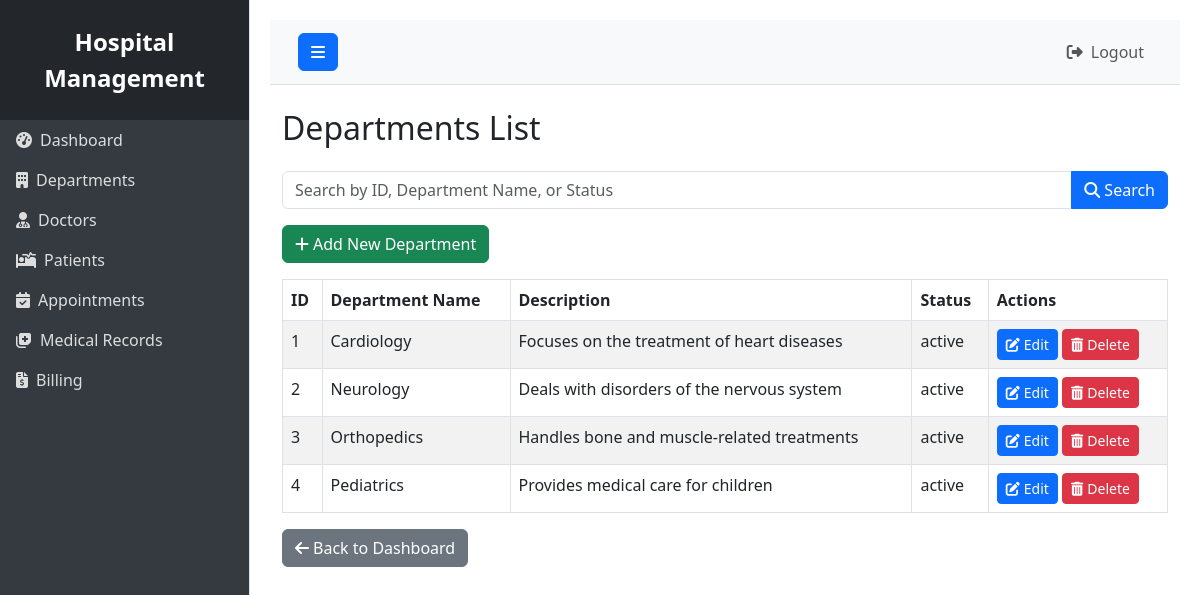
Screenshot of /departments/view_departments.php (signed in) with the database file from the repository.
### tables this page shows
CREATE TABLE `Departments` (
  `dept_id` int(11) NOT NULL,
  `name` varchar(100) NOT NULL,
  `description` text DEFAULT NULL,
  `status` enum('active','inactive') DEFAULT 'active'
);

### departments/view_departments.php (the view)
<?php
include('../includes/header.php');
include('../includes/sidebar.php');
include('../db.php');
$searchQuery = isset($_GET['search']) ? $conn->real_escape_string($_GET['search']) : "";
$query = "SELECT * FROM Departments
          WHERE dept_id LIKE '%$searchQuery%'
             OR name LIKE '%$searchQuery%'
             OR status LIKE '%$searchQuery%'
          ORDER BY dept_id ASC";
$result = $conn->query($query);
?>
<div class="container-fluid mt-4">
    <h2 class="mb-4">Departments List</h2>
    <form method="get" class="mb-3">
        <div class="input-group">
            <input type="text" name="search" class="form-control" placeholder="Search by ID, Department Name, or Status" value="<?php echo htmlspecialchars($searchQuery); ?>">
            <button class="btn btn-primary" type="submit">
                <i class="fas fa-search me-1"></i>Search
            </button>
        </div>
    </form>
    <a href="add.php" class="btn btn-success mb-3">
        <i class="fas fa-plus me-1"></i>Add New Department
    </a>
    <table class="table table-bordered table-striped">
        <thead>
            <tr>
                <th>ID</th>
                <th>Department Name</th>
                <th>Description</th>
                <th>Status</th>
                <th>Actions</th>
            </tr>
        </thead>
        <tbody>
            <?php if ($result->num_rows > 0): ?>
                <?php while ($row = $result->fetch_assoc()) { ?>
                <tr>
                    <td><?php echo htmlspecialchars($row['dept_id']); ?></td>
                    <td><?php echo htmlspecialchars($row['name']); ?></td>
                    <td><?php echo htmlspecialchars($row['description']); ?></td>
                    <td><?php echo htmlspecialchars($row['status']); ?></td>
                    <td>
                        <a href="update.php?id=<?php echo htmlspecialchars($row['dept_id']); ?>" class="btn btn-sm btn-primary">
                            <i class="fas fa-edit me-1"></i>Edit
                        </a>
                        <a href="delete.php?id=<?php echo htmlspecialchars($row['dept_id']); ?>" class="btn btn-sm btn-danger" onclick="return confirm('Are you sure you want to delete this department?')">
                            <i class="fas fa-trash-alt me-1"></i>Delete
                        </a>
                    </td>
                </tr>
                <?php } ?>
            <?php else: ?>
                <tr>
                    <td colspan="5" class="text-center">No departments found.</td>
                </tr>
            <?php endif; ?>
        </tbody>
    </table>
    <a href="../index.php" class="btn btn-secondary">
        <i class="fas fa-arrow-left me-1"></i>Back to Dashboard
    </a>
</div>
<?php
include('../includes/footer.php');
?>

### rows the page displays
departments: dept_id "1", name "Cardiology", description "Focuses on the treatment of heart diseases", status "active"
departments: dept_id "2", name "Neurology", description "Deals with disorders of the nervous system", status "active"
departments: dept_id "3", name "Orthopedics", description "Handles bone and muscle-related treatments", status "active"
departments: dept_id "4", name "Pediatrics", description "Provides medical care for children", status "active"
